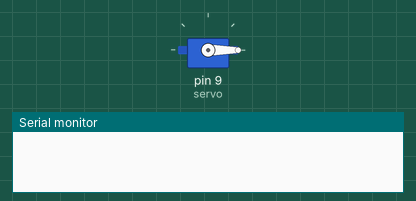
This sketch was run on a simulated Arduino Uno, built with avr-gcc and run on an emulated ATmega328P. Parts: servo, the last lines printed to the serial monitor.

Above: at 0.1 s.
At 6.1 s:
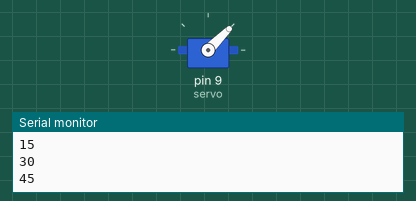
At 18.1 s:
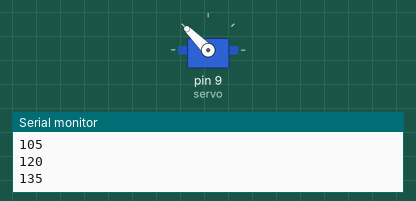
At 38.1 s:
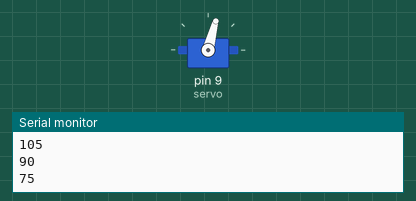
Timing chart, 0 to 39.6 s (numbered marks = the images above):
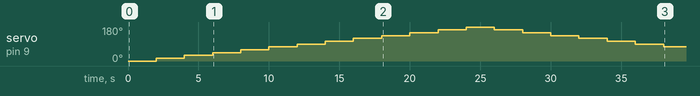

Measured:
- by itself, servo on pin 9 (servo): rises from 0° to 180° in 22.0 s, then falls to 75° in 14.0 s

The sketch:

ex3.ino
```cpp
#include <Servo.h>
Servo servo;
int angulo = 0;
int sinal = 1;


void setup() {
Serial.begin(9600);
servo.attach(9);

}

void loop() {
  servo.write(angulo);
  delay(2000);
  angulo += 15 * sinal;

  Serial.println(angulo);

  if (angulo >= 180 || angulo <= 0){
    sinal *= -1;
  }

}
```
